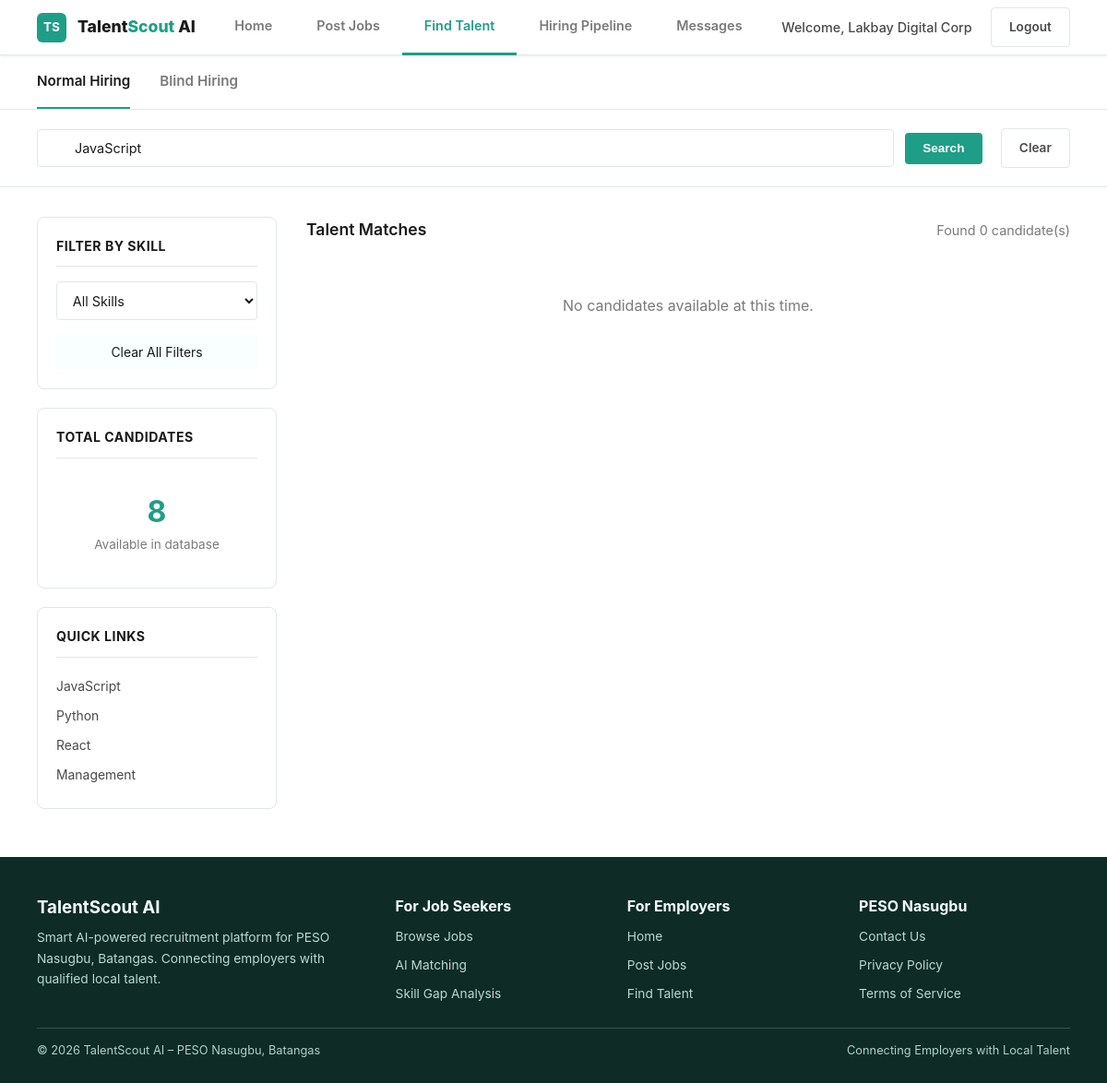
/employers/modules/employee-finder/index.php?search=JavaScript (signed in), run on an earlier commit of the app's database.
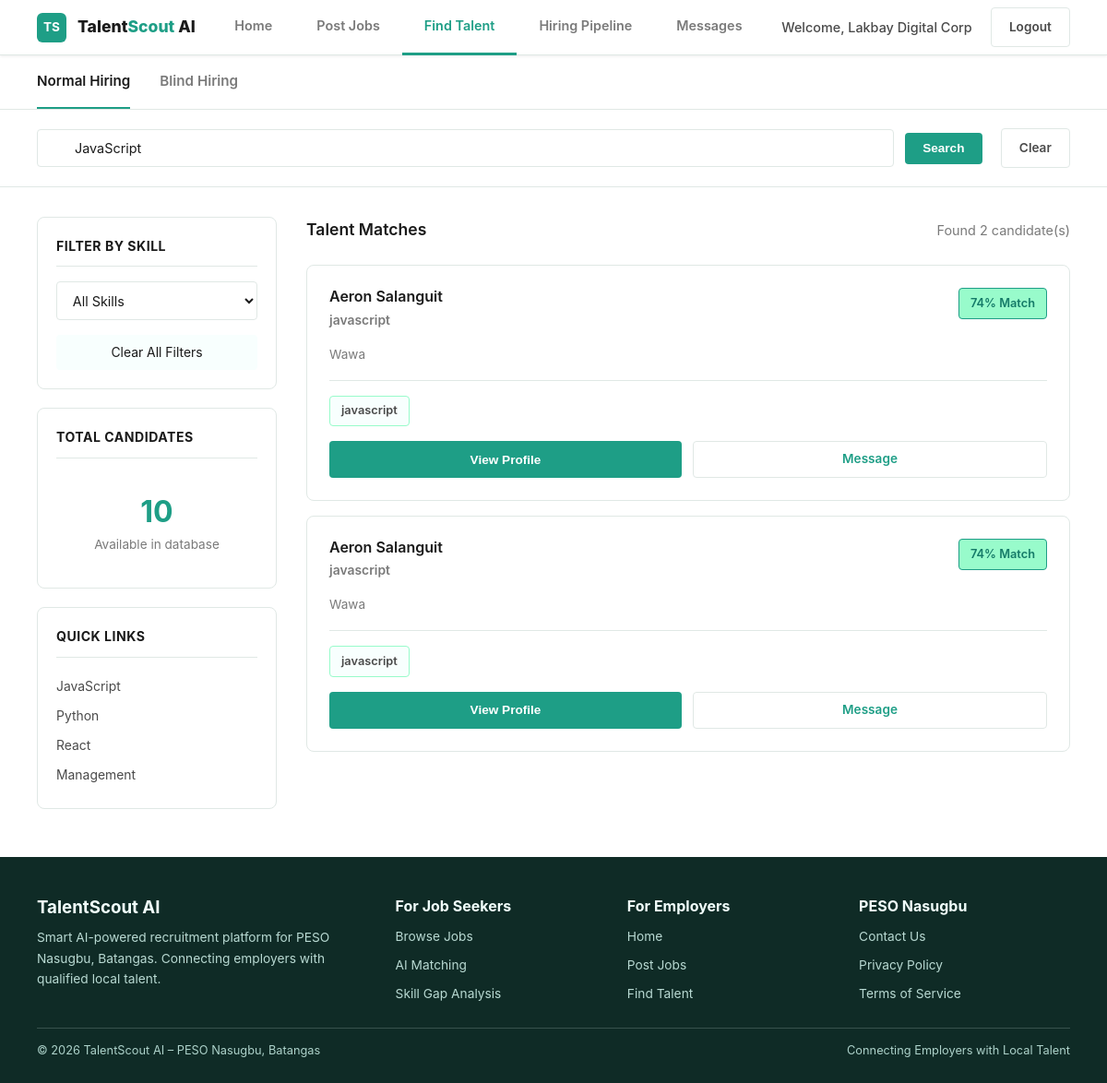
And on a later commit of the database.
### tables this page shows
CREATE TABLE `employee` (
  `employee_id` int(11) NOT NULL,
  `first_name` varchar(255) DEFAULT NULL,
  `last_name` varchar(255) DEFAULT NULL,
  `email` varchar(255) DEFAULT NULL,
  `password` varchar(255) DEFAULT NULL,
  `address` varchar(255) DEFAULT NULL,
  `is_active` tinyint(1) DEFAULT NULL
);

### employers/modules/employee-finder/index.php (the view, shortened to what the changed rows need)
<?php
$conn = getConnection();
$search_query = trim($_GET['search'] ?? '');
$filter_skill = $_GET['skill'] ?? '';
$where_conditions = ["e.is_active = 1"];
$params = [];
$types = "";
if (!empty($search_query)) {
  $where_conditions[] = "(e.first_name LIKE ? OR e.last_name LIKE ? OR r.summary LIKE ? OR EXISTS (SELECT 1 FROM resume_skills rs JOIN resumes r2 ON rs.resume_id = r2.resume_id WHERE r2.employee_id = e.employee_id AND rs.skill_name LIKE ?))";
  $search_param = "%{$search_query}%";
  $params[] = &$search_param;
  $params[] = &$search_param;
  $params[] = &$search_param;
  $params[] = &$search_param;
  $types .= "ssss";
}
$where_clause = implode(" AND ", $where_conditions);
$employees = [];
$sql = "SELECT DISTINCT
  e.employee_id,
  e.first_name,
  e.last_name,
  e.address,
  IFNULL(r.summary, 'No summary provided') as summary,
  IFNULL(r.resume_id, 0) as resume_id
FROM employee e
LEFT JOIN resumes r ON e.employee_id = r.employee_id
WHERE $where_clause
ORDER BY e.first_name ASC";
$stmt = $conn->prepare($sql);
if (!empty($params)) {
  $stmt->bind_param($types, ...$params);
}
$stmt->execute();
$result = $stmt->get_result();
while ($row = $result->fetch_assoc()) {
  $employees[] = $row;
}
$total_count = 0;
$stmt = $conn->query("SELECT COUNT(*) as cnt FROM employee WHERE is_active = 1");
if ($row = $stmt->fetch_assoc()) {
  $total_count = $row['cnt'];
}
?>
<!DOCTYPE html>
<html lang="en">
<head>
  <link rel="stylesheet" href="../../../styles/global.css">
  <link rel="stylesheet" href="../../../styles/page-layout.css">
</head>
<body>
<div id="normal-tab" class="tab-content active">
  <div class="main-layout">
    <aside>
      <div class="sidebar-card">
        <div style="text-align: center; padding: 1rem;">
          <div style="font-size: 2rem; font-weight: 700; color: var(--primary-dark);"><?php echo $total_count; ?></div>
          <div style="font-size: 0.85rem; color: var(--text-light);">Available in database</div>
        </div>
      </div>
    </aside>
    <div>
      <div class="results-header">
        <div class="results-title">Talent Matches</div>
        <div class="results-count">
          <?php if (!empty($search_query) || !empty($filter_skill)): ?>
            Found <?php echo count($employees); ?> candidate(s)
          <?php else: ?>
            Showing <?php echo count($employees); ?> of <?php echo $total_count; ?> candidates
          <?php endif; ?>
        </div>
      </div>
      <?php
        if (count($employees) > 0) {
          foreach ($employees as $emp) {
            $match_score = min(98, 70 + (count($emp['skills']) * 4));
      ?>
      <div class="candidate-card">
        <div class="candidate-header">
          <div class="candidate-info">
            <h3><?php echo htmlspecialchars($emp['first_name'] . ' ' . $emp['last_name']); ?></h3>
            <div class="candidate-role"><?php echo htmlspecialchars(count($emp['skills']) > 0 ? implode(' / ', array_slice($emp['skills'], 0, 2)) : 'Professional'); ?></div>
          </div>
          <div class="match-badge"><?php echo $match_score; ?>% Match</div>
        </div>
        <div class="candidate-meta">
          <span><?php echo htmlspecialchars($emp['address']); ?></span>
        </div>
        <div class="skills-list">
          <?php foreach (array_slice($emp['skills'], 0, 4) as $skill): ?>
            <span class="skill-tag"><?php echo htmlspecialchars($skill); ?></span>
          <?php endforeach; ?>
        </div>
        <div class="action-buttons">
          <button class="btn-small btn-primary-small" onclick="viewProfile(<?php echo $emp['employee_id']; ?>)">View Profile</button>
          <a href="../chat-sms/?employee_id=<?php echo $emp['employee_id']; ?>" class="btn-small btn-outline-small" style="text-decoration: none; display: inline-block;">Message</a>
        </div>
      </div>
      <?php }
        } else {
      ?>
      <div style="text-align: center; color: var(--text-light); padding: 2rem;">
        <p>No candidates available at this time.</p>
      </div>
      <?php } ?>
    </div>
  </div>
</div>
</body>
</html>

What changed in the data, as far as the page shows it:
added employee: first_name+last_name "Aeron Salanguit", skills "javascript", match_score "74", address "Wawa", skill "javascript"
Also different on the page:
$total_count: "8" → "10"
count($employees): "0" → "2"
text no longer shown: "No candidates available at this time."
